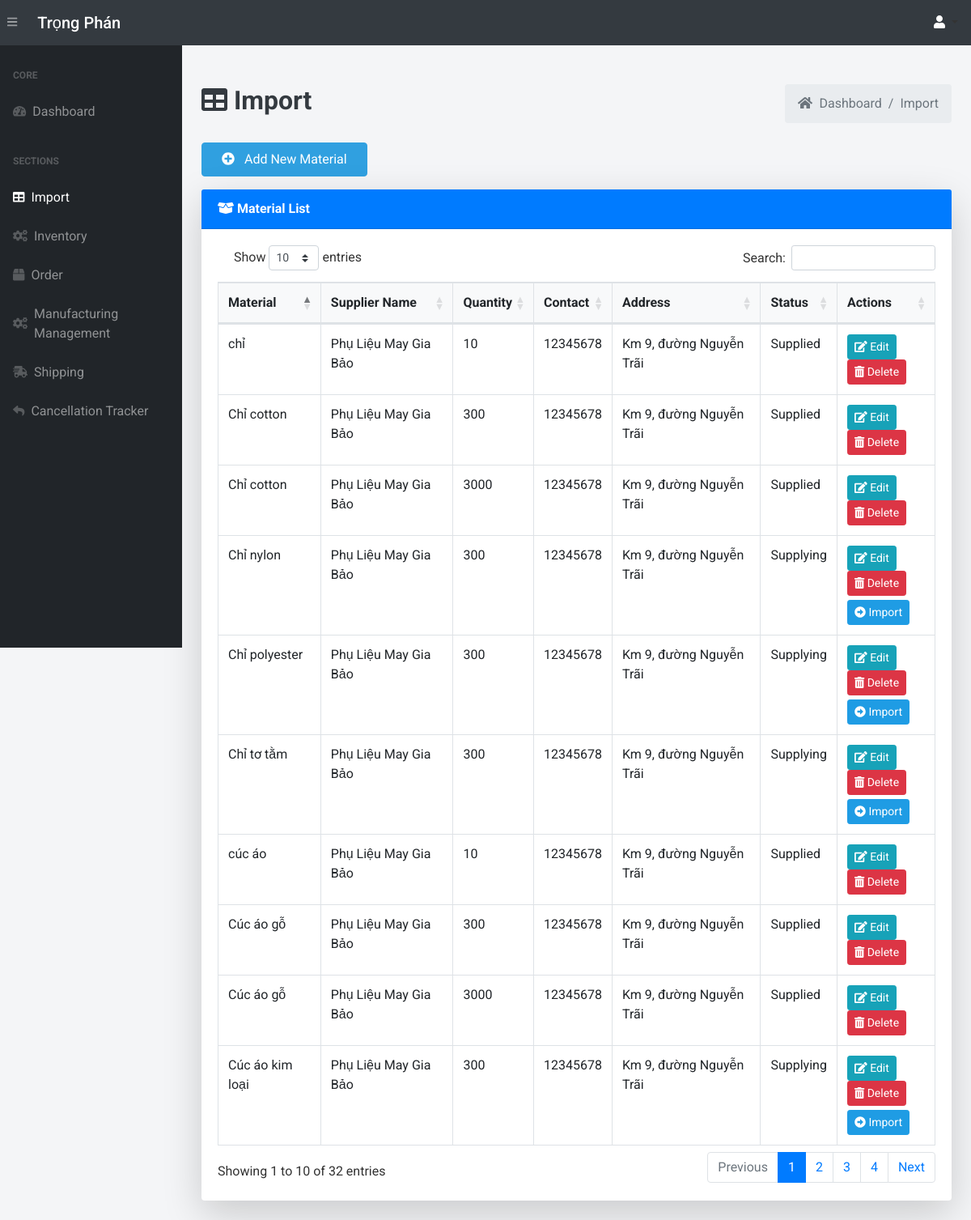
/import/ (signed in), run on the app's committed database.
### app.py (models this page shows, shortened)
class Import(db.Model):
    __tablename__ = 'imports'
    import_id = db.Column(db.Integer, primary_key=True, autoincrement=True)
    material_name = db.Column(db.String(255), nullable=False)
    material_description = db.Column(db.String(255))
    quantity_in_stock = db.Column(db.Integer, default=0)
    reorder_level = db.Column(db.Integer, default=30)
    sup_name = db.Column(db.String(255), nullable=False)
    sup_contact_info = db.Column(db.String(255), nullable=False)
    sup_address = db.Column(db.String(255), nullable=False)
    status = db.Column(db.String(50), default="Supplying")
    section_name = db.Column(db.String(255))  # Section name for classification
    category = db.Column(db.String(255))  # Category of the material

### app.py (the view, shortened to what this page needs)
@app.route('/import/', methods=["GET", "POST"])
@login_required
def view_import():
    imports = Import.query.all()
    return render_template("import.html", imports=imports)

### app.py (called while the page is built, shortened)
@login_manager.user_loader
def load_user(user_id):
    return User.query.get(int(user_id))

def add_monthly_data():
    current_year = datetime.now().year
    months = [f"{current_year}-{str(month).zfill(2)}" for month in range(1, 4)]
    for month in months:
        existing_month_data = db.session.query(Order).filter(Order.order_date.like(f'{month}%')).first()
    db.session.commit()

@app.before_request
def initialize_data():
    add_monthly_data()

### templates/import.html (shortened to what this page needs)
{% extends 'base.html' %}
{% block content %}
<main>
    <div class="container-fluid mt-5">
        <div class="d-flex justify-content-between align-items-center mb-4">
            <h1 class="text-dark font-weight-bold" style="font-size: 2rem;">
                <i class="fas fa-table"></i> Import
            </h1>
            <ol class="breadcrumb mb-0">
                <li class="breadcrumb-item"><a href="/dashboard" class="text-decoration-none text-muted"><i class="fas fa-home mr-1"></i> Dashboard</a></li>
                <li class="breadcrumb-item"><a href="/import/" class="text-decoration-none text-muted">Import</a></li>
            </ol>
        </div>
        <div class="mb-3">
            <a href="/add-import" class="btn btn-add px-4 py-2 hover-shadow">
                <i class="fas fa-plus-circle mr-2"></i> Add New Material
            </a>
        </div>
        <div class="card shadow-lg border-0 mb-4">
            <div class="card-header bg-primary text-white font-weight-bold">
                <i class="fas fa-box-open"></i> Material List
            </div>
            <div class="card-body">
                <table class="table table-bordered table-hover" id="dataTable" width="100%" cellspacing="0">
                    <thead class="bg-light">
                        <tr>
                            <th>Material </th>
                            <th>Supplier Name</th>
                            <th>Quantity</th>
                            <th>Contact</th>
                            <th>Address</th>
                            <th>Status</th>
                            <th>Actions</th>
                        </tr>
                    </thead>
                    <tbody>
                        {% for import_record in imports %}
                        <tr>
                            <td>{{ import_record.material_name }}</td>
                            <td>{{ import_record.sup_name }}</td>
                            <td>{{ import_record.quantity_in_stock }}</td>
                            <td>{{ import_record.sup_contact_info }}</td>
                            <td>{{ import_record.sup_address }}</td>
                            <td>{{ import_record.status }}</td>
                            <td>
                                <a href="/update-import/{{ import_record.import_id }}" class="btn btn-info btn-sm hover-shadow">
                                    <i class="fas fa-edit"></i> Edit
                                </a>
                                <form action="{{ url_for('delete_import', import_id=import_record.import_id) }}" method="POST" style="display:inline;">
                                    <button type="submit" class="btn btn-danger btn-sm hover-shadow" onclick="return confirm('Are you sure you want to delete this import item?')" >
                                        <i class="fas fa-trash-alt"></i> Delete
                                    </button>
                                </form><br>
                                {% if import_record.status == 'Supplying' or import_record.status == 'Supply' %}
                                <form action="{{ url_for('update_import_status', import_id=import_record.import_id) }}" method="POST" style="display:inline;" >
                                    <button type="submit" class="btn btn-ac btn-sm hover-shadow"  style="margin-top: 5px;">
                                        <i class="fas fa-arrow-alt-circle-right"></i> Import
                                    </button>
                                </form>
                                {% endif %}
                            </td>
                        </tr>
                        {% endfor %}
                    </tbody>
                </table>
            </div>
        </div>
    </div>
</main>
{% endblock %}

### templates/base.html (style rules this page uses)
body { font-family: 'Roboto', sans-serif; background-color: #f4f5f7; color: #333; }
#dataTable { width: 100% !important; margin-top: 20px; }

### data on the page
Import: material_name "Chỉ cotton", sup_name "Phụ Liệu May Gia Bảo", quantity_in_stock "300", sup_contact_info "12345678", sup_address "Km 9, đường Nguyễn Trãi", status "Supplied"
Import: material_name "Chỉ polyester", sup_name "Phụ Liệu May Gia Bảo", quantity_in_stock "300", sup_contact_info "12345678", sup_address "Km 9, đường Nguyễn Trãi", status "Supplying"
Import: material_name "Chỉ nylon", sup_name "Phụ Liệu May Gia Bảo", quantity_in_stock "300", sup_contact_info "12345678", sup_address "Km 9, đường Nguyễn Trãi", status "Supplying"
Import: material_name "Chỉ tơ tằm", sup_name "Phụ Liệu May Gia Bảo", quantity_in_stock "300", sup_contact_info "12345678", sup_address "Km 9, đường Nguyễn Trãi", status "Supplying"
Import: material_name "Cúc áo kim loại", sup_name "Phụ Liệu May Gia Bảo", quantity_in_stock "300", sup_contact_info "12345678", sup_address "Km 9, đường Nguyễn Trãi", status "Supplying"
Import: material_name "Cúc áo gỗ", sup_name "Phụ Liệu May Gia Bảo", quantity_in_stock "300", sup_contact_info "12345678", sup_address "Km 9, đường Nguyễn Trãi", status "Supplied"
Import: material_name "cúc áo", sup_name "Phụ Liệu May Gia Bảo", quantity_in_stock "10", sup_contact_info "12345678", sup_address "Km 9, đường Nguyễn Trãi", status "Supplied"
Import: material_name "chỉ", sup_name "Phụ Liệu May Gia Bảo", quantity_in_stock "10", sup_contact_info "12345678", sup_address "Km 9, đường Nguyễn Trãi", status "Supplied"
Import: material_name "Chỉ cotton", sup_name "Phụ Liệu May Gia Bảo", quantity_in_stock "3000", sup_contact_info "12345678", sup_address "Km 9, đường Nguyễn Trãi", status "Supplied"
Import: material_name "Cúc áo gỗ", sup_name "Phụ Liệu May Gia Bảo", quantity_in_stock "3000", sup_contact_info "12345678", sup_address "Km 9, đường Nguyễn Trãi", status "Supplied"
